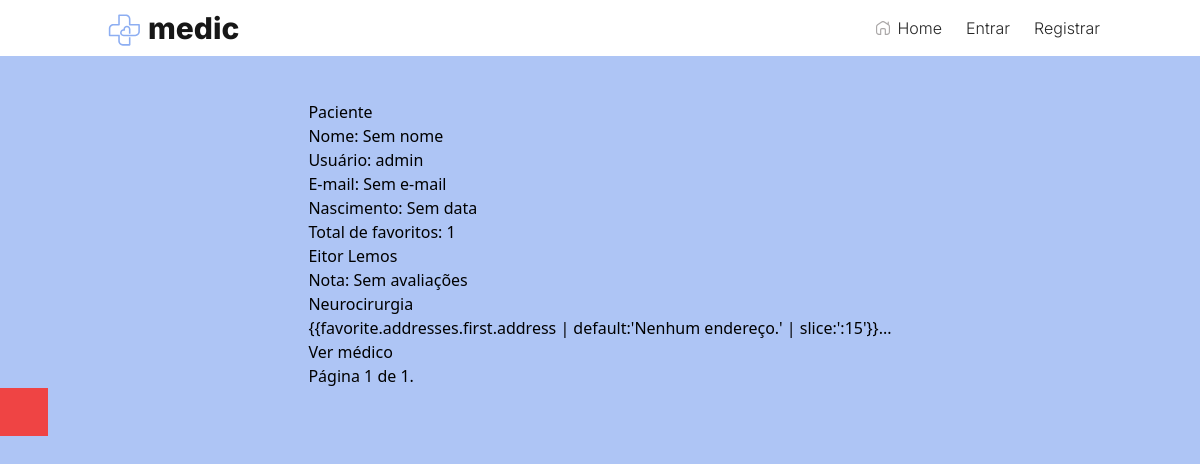
The app's page /profile/6, older data.
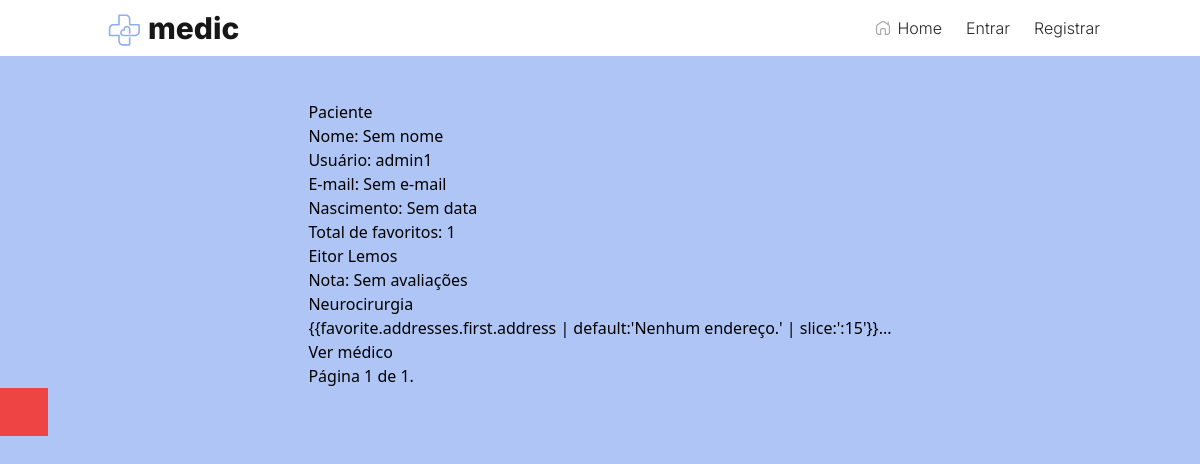
The same page, newer data.
### medicSearch/models/profile.py (models this page shows, shortened)
class Profile(models.Model):
    user = models.OneToOneField(User, on_delete=models.CASCADE)
    role = models.IntegerField(choices=ROLE_CHOICE, default=3)
    birthday = models.DateField(default=None, null=True, blank=True)
    created_at = models.DateTimeField(auto_now_add=True)
    updated_at = models.DateTimeField(auto_now=True)
    token = models.CharField(max_length=255, null=True, blank=True)
    image = models.ImageField(null=True, blank=True)
    favorites = models.ManyToManyField(User, null=True, blank=True, related_name='favorites')
    specialties = models.ManyToManyField(speciality, null=True, blank=True, related_name='specialties')
    addresses = models.ManyToManyField(address, null=True, blank=True, related_name='addresses')
    def show_scoring_average(self):
        from .rating import rating
        try:
            ratings = rating.objects.filter(user_rated=self.user).aggregate(Sum('value'),
                                                                            Count('user'))
            if ratings['user__count'] > 0:
                scoring_average = ratings['value__sum'] / ratings['user__count']
                scoring_average = round(scoring_average, 2)
                return scoring_average
            return 'Sem avaliações'
        except:
            return 'Sem avaliações'
    def show_favorites(self):
        ids = [result.id for result in self.favorites.all()]
        return Profile.objects.filter(user__id__in=ids)
    def show_ratings(self):
        from .rating import rating
        return rating.objects.filter(user_rated=self.user)

### medicSearch/models/speciality.py (models this page shows)
class speciality(models.Model):
    name = models.CharField(null=False, max_length=100)
    status = models.BooleanField(default=True)
    created_at = models.DateTimeField(auto_now_add=True)
    updated_at = models.DateTimeField(auto_now=True)
    def __str__(self):
        return '{}'.format(self.name)

### medicSearch/views/profileView.py (the view)
def list_profile_view(request, id=None):
    profile = None
    if id is None and request.user.is_authenticated:
        profile = Profile.objects.filter(user=request.user).first()
    elif id is not None:
        profile = Profile.objects.filter(user__id=id).first()
    elif not  request.user.is_authenticated:
        return redirect(to='/')
    favorites = profile.show_favorites()
    if len(favorites) > 0:
        paginator = Paginator(favorites, 8)
        page = request.GET.get('page')
        favorites = paginator.get_page(page)
    ratings = profile.show_ratings()
    if len(ratings) > 0:
        paginator = Paginator(ratings, 8)
        page = request.GET.get('page')
        ratings = paginator.get_page(page)
    context = {
        'profile': profile,
        'favorites': favorites,
        'ratings': ratings,
    }
    return render(request, template_name='profile.html',
context=context, status=200)

### medicSearch/templates/profile.html (shortened to what this page needs)
{% extends 'base.html' %}
{% load static %}
{% block content %}
<div>
    <div>
        <div>
            <div>
                {% if profile.role == 1 %}
                <p>
                <i></i>Administrador</p>
                {% elif profile.role == 2 %}
                <p>
                <i></i> Médico </p>
                {% else %}
                <p>
                 Paciente </p>
                {% endif %}
                <ul>
                    <li> Nome:
                        {{profile.user.get_full_name | default:'Sem nome'}}</li>
                    <li> Usuário:
                        {{profile.user.username | default:'Sem usuário'}}</li>
                    <li> E-mail:
                        {{profile.user.email | default:'Sem e-mail'}}</li>
                    <li> Nascimento:
                        {{profile.birthday | date:'d/m/Y' | default:'Sem data'}}</li>
                </ul>
            </div>
                {% if profile.role == 1 or profile.role == 3 %}
                <div> Total de favoritos: {{favorites | length}}</div>
                <div>
                    {% for favorite in favorites %}
                    <div>
                        <div>
                            <div>
                                <h5>
                                    {{favorite.user.get_full_name}}</h5>
                                <h6> Nota:
                                    {{favorite.show_scoring_average}} </h6>
                                <ul>
                                    {% for speciality in favorite.specialties.all %}
                                        <li>{{speciality}}</li>
                                    {% endfor %}
                                </ul>
                                <div>
                                    {{favorite.addresses.first.address | default:'Nenhum endereço.'
                                    | slice:':15'}}...
                                </div>
                                <a href={% url 'profile' favorite.id %}> Ver médico </a>
                            </div>
                        </div>
                    </div>
                    {% endfor %}
                </div>
                <div>
                    <nav aria-label='Page navigation' class='navigation'>
                        <ul>
                                <li>
                                <a href='#'> Página {{ favorites.number }} de {{ favorites.paginator.num_pages }}.
                                </a></li>
                        </ul>
                    </nav>
                </div>
            </div>
                {% endif %}
            </div>
        </div>
    </div>
<div class="w-12 h-12 bg-red-500"></div>
{% endblock %}

### medicSearch/templates/base.html (shortened to what this page needs)
{% load static %}
<!DOCTYPE html>
<html lang="pt-BR">
  <head>
    <link rel="stylesheet" href="{% static 'css/output.css' %}" >
  </head>
  <body class="w-full h-[580px] bg-bgPrimary-200">
    <header>
      <nav class="flex items-center fixed top-0 w-full h-14 bg-white p-5">
        <div class="container flex justify-between items-center mx-20">
          <div class="flex items-center">
            <img src="{% static 'img\logo.svg'%}" alt="logo medic" class="h-12">
          <a href="/" class="font-inter text-3xl text-neutral-900 font-extrabold"> medic</a>
          </div>
          <ul class="flex space-x-6">
          <li>
            <a href="/" class="flex items-center font-inter text-base font-light text-neutral-800 hover:text-neutral-400">
            <img src="{% static 'icons\house-chimney.svg'%}" class="h-[14px] mx-2"></img>Home</a>
          </li>
          {% if user.is_authenticated %}
          <li>
            <a href="#" class="flex items-center font-inter text-base font-light text-neutral-800 hover:text-neutral-400">
            <img src="{% static 'icons\user.svg'%}" class="h-[14px] mx-2">Perfil</a>
          </li>
          <li>
            <a href="#" class="flex items-center font-inter text-base font-light text-neutral-800 hover:text-neutral-400">
            <img src="{% static 'icons\user-pen.svg'%}" class="h-[14px] mx-2"> Editar Perfil</a>
          </li>
          <li>
            <a href="#" class="flex items-center font-inter text-base font-light text-neutral-800 hover:text-neutral-400">
            <img src="{% static 'icons\exit.svg'%}" class="h-[14px] mx-2"> Sair</a>
          </li>
          {% else %}
          <li>
            <a href="#" class="font-inter text-base font-light text-neutral-800 hover:text-neutral-400">
              Entrar</a>
          </li>
          <li>
            <a href="#" class="font-inter text-base font-light text-neutral-800 hover:text-neutral-400">
              Registrar</a>
          </li>
          {% endif %}
        </ul>
      </div>
      </nav>
    </header>
    <div class="flex justify-center mt-[100px]">{% block content %}{% endblock %}</div>
  </body>
</html>

Row changes from the older to the newer data that the page shows:
changed Profile "Sem data": user.username "admin" → "admin1"
